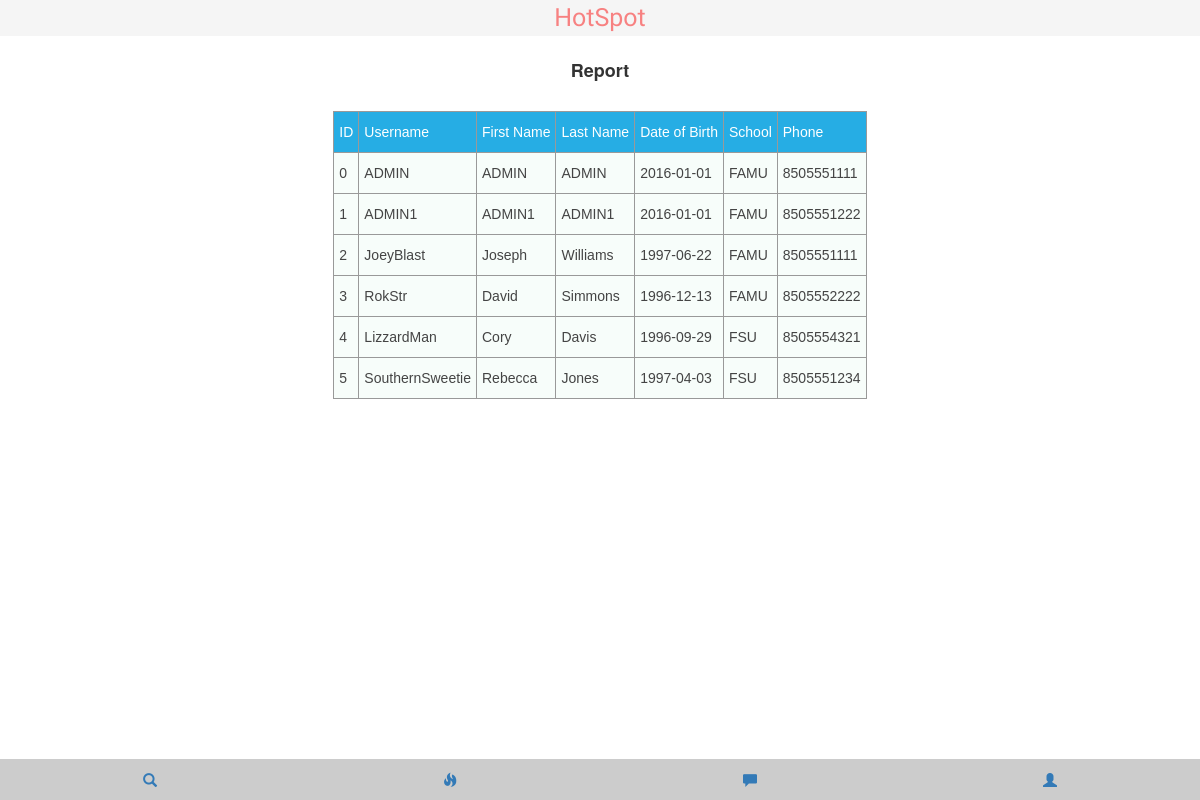
The page /admin_reportsfname.php on the database as committed earlier.
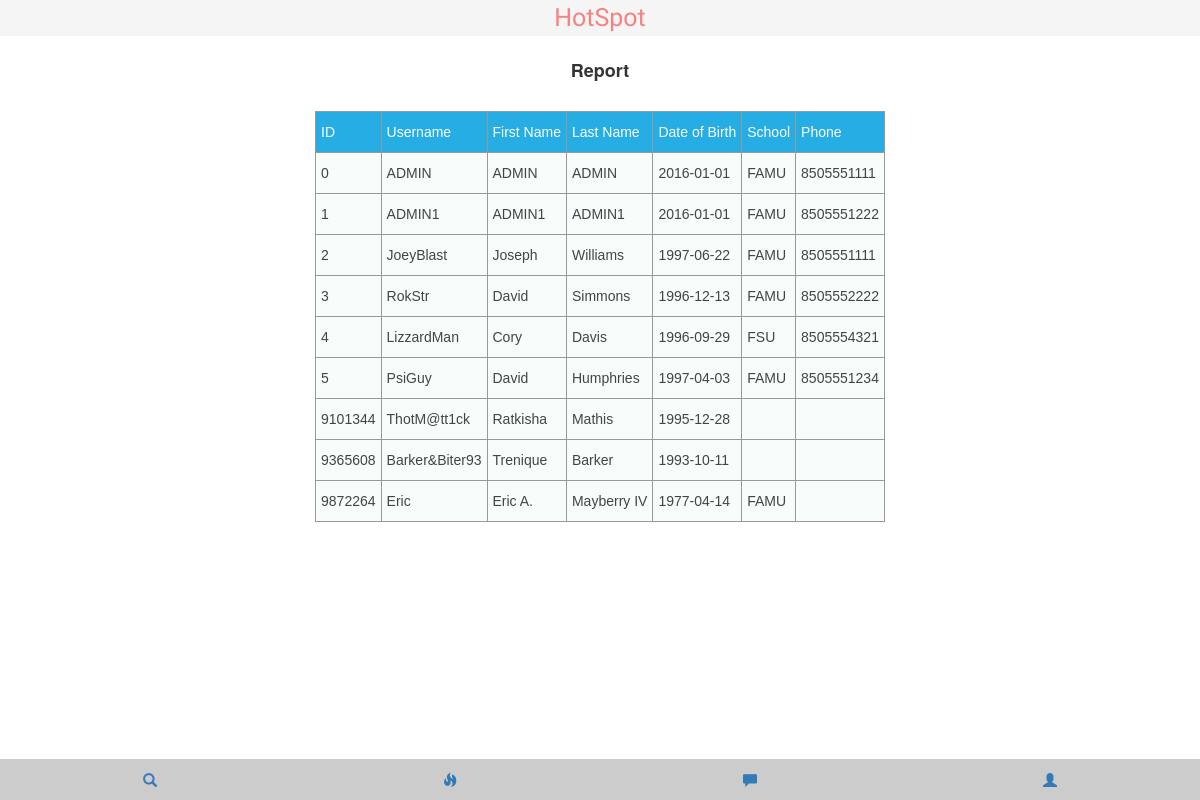
The same page on the database as committed later.
### tables this page shows
CREATE TABLE `user` (
  `U_ID` int(7) NOT NULL,
  `U_ACCT_TYPE` char(1) NOT NULL,
  `U_USERNAME` char(255) NOT NULL,
  `U_F_NAME` char(255) NOT NULL,
  `U_L_NAME` char(255) NOT NULL,
  `U_DOB` date NOT NULL,
  `U_HOME_LAT_DEG` int(2) NOT NULL,
  `U_HOME_LAT_MIN` int(2) NOT NULL,
  `U_HOME_LAT_SEC` int(2) NOT NULL,
  `U_HOME_LONG_DEG` int(2) NOT NULL,
  `U_HOME_LONG_MIN` int(2) NOT NULL,
  `U_HOME_LONG_SEC` int(2) NOT NULL,
  `U_SCHOOL` char(255) DEFAULT NULL,
  `U_PHONE` bigint(20) DEFAULT NULL,
  `U_IMAGE` blob
);

### admin_reportsfname.php (the view, shortened to what this page needs)
<?php
  include("connection.php");
    $fname = isset($_POST['fname']) ? $_POST['fname'] : '';
		$result = mysqli_query($conn, "select * from USER where U_F_NAME LIKE '%$fname%'" );
    include("header.php");
      echo "
      <html>
      <body>
      <head>
      <meta charset='utf-8'>
      <link rel='stylesheet' type='text/css' href='css/template.css'>
      <link rel='stylesheet' type='text/css' href='css/bootstrap-theme.min.css'>
      <meta http-equiv='X-UA-Compatible' content='IE=edge,chrome=1'>
      <meta name='viewport' content='width=device-width, initial-scale=1'>
      <script type='text/javascript' src='//cdn.jsdelivr.net/bootstrap.daterangepicker/2/daterangepicker.js'></script>
      <link rel='stylesheet' type='text/css' href='//cdn.jsdelivr.net/bootstrap.daterangepicker/2/daterangepicker.css' />
      <title>Report</title>
      </head>
      <br>
      <br>
      <br>
      <h4 align='center'><b>Report</b></h4>
      <br>
      <style type='text/css'>
     .tg  {border-collapse:collapse;border-spacing:0;border-color:#999;}
     .tg td{font-family:Arial, sans-serif;font-size:14px;padding:10px 5px;border-style:solid;border-width:1px;overflow:hidden;word-break:normal;border-color:#999;color:#444;background-color:#F7FDFA;}
     .tg th{font-family:Arial, sans-serif;font-size:14px;font-weight:normal;padding:10px 5px;border-style:solid;border-width:1px;overflow:hidden;word-break:normal;border-color:#999;color:#fff;background-color:#26ADE4;}
     .tg .tg-1oey{font-family:Impact, Charcoal, sans-serif !important;;background-color:#ffffff;color:#3531ff;vertical-align:top}
     .tg .tg-yw4l{vertical-align:top}
     .tg .tg-3we0{background-color:#ffffff;vertical-align:top}
     </style>
      <table class='tg' id= results align='center'>
      <tr>
      <th>ID</th>
      <th>Username</th>
      <th>First Name</th>
      <th>Last Name</th>
      <th>Date of Birth</th>
      <th>School</th>
      <th>Phone</th>
      </tr>";
    while ($row = mysqli_fetch_object($result)) {
       echo "<tr>";
       echo "<td>" . $row->U_ID . "</td>";
       echo "<td>" . $row->U_USERNAME . "</td>";
       echo "<td>" . $row->U_F_NAME . "</td>";
       echo "<td>" . $row->U_L_NAME . "</td>";
       echo "<td>" . $row->U_DOB . "</td>";
       echo "<td>" . $row->U_SCHOOL . "</td>";
       echo "<td>" . $row->U_PHONE . "</td>";
       echo "</tr>";    }
       echo "</table>";
    include("nav.php");
?>

Rows that differ between the two databases and show on the page:
changed user id 5: U_USERNAME "SouthernSweetie" → "PsiGuy"; U_F_NAME "Rebecca" → "David"; U_L_NAME "Jones" → "Humphries"; U_SCHOOL "FSU" → "FAMU"
added user: U_ID "9101344", U_USERNAME "ThotM@tt1ck", U_F_NAME "Ratkisha", U_L_NAME "Mathis", U_DOB "1995-12-28"
added user: U_ID "9365608", U_USERNAME "Barker&Biter93", U_F_NAME "Trenique", U_L_NAME "Barker", U_DOB "1993-10-11"
added user: U_ID "9872264", U_USERNAME "Eric", U_F_NAME "Eric A.", U_L_NAME "Mayberry IV", U_DOB "1977-04-14", U_SCHOOL "FAMU"
